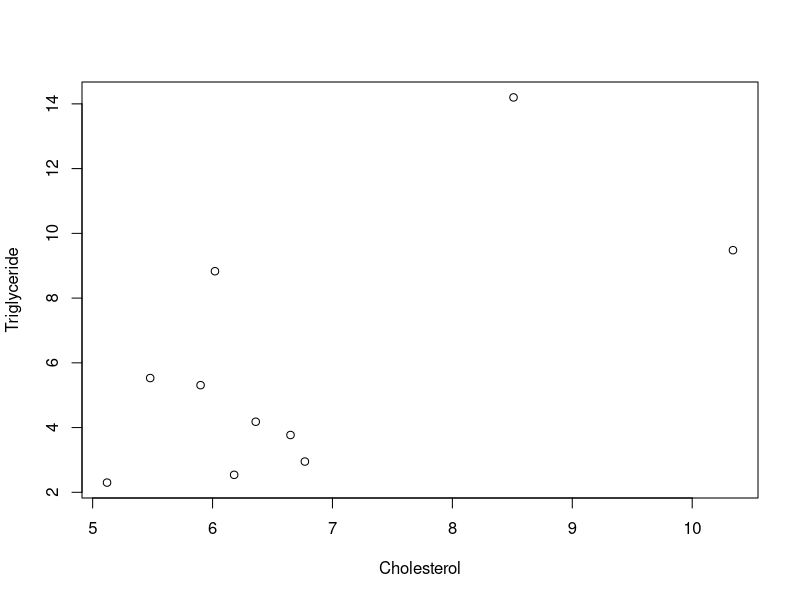

Here is the R script that generated this plot:

data <- read.table(file="Problem2.txt", header = TRUE)

#part a
plot(data$Cholesterol, data$Triglyceride, xlab = "Cholesterol", ylab = "Triglyceride")


#part c
(cor(data$Cholesterol, data$Triglyceride, method = "pearson"))

#part d
(cor.test(data$Cholesterol, data$Triglyceride, result = "pearson"))


#part e 
(cor(data$Cholesterol, data$Triglyceride, method = "spearman"))
(cor.test(data$Cholesterol, data$Patient, method = "spearman"))



#part g
cor.test(data$Cholesterol, data$Patient, method = "spearman")

#part h
perm.cor.test<-function(x,y, n.perm=100000, cor.method="spearman")
  {
n<-length(x)
T.obs<- cor(x,y, method=cor.method)
T.perm = rep(NA, n.perm)
for(i in 1:n.perm) 
  {y.perm = sample(y, n, replace=F) 
T.perm[i] = cor(x, y.perm, method=cor.method)}
mean(abs(T.perm)>=abs(T.obs))
}
perm.cor.test(data$Cholesterol, data$Triglyceride, cor.method = "pearson")
perm.cor.test(data$Cholesterol, data$Triglyceride, cor.method = "spearman")
              
